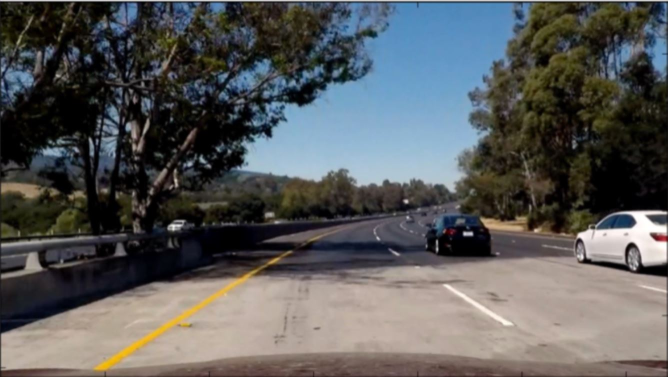
#> input picture P4_AdvancedLaneFinding/bridge_shadow.jpg, 1335 x 753 px (shown at 1/2 size)
$ python lane_detection.py --image bridge_shadow.jpg   (older library calls are emulated)
#> lines starting #> are read from the running program, lines starting #| are printed output that depends on the picture; after the words box and inside, x2 and y2 are one past the last pixel; in counts of white or black regions, pixels touching at a corner belong together
import numpy as np
import cv2
import os
import matplotlib.pyplot as plt
import argparse

parser=argparse.ArgumentParser()
parser.add_argument("-i","--image",help="input image file path")
args=parser.parse_args()

def display(window_name,img,pts=[]):
	copy=img.copy()
	if len(copy.shape)<3:
		copy=np.expand_dims(copy,axis=2)
		copy=np.concatenate([copy,copy,copy],axis=2)
	if len(pts)!=0:
		for p in pts:
			cv2.circle(copy,p,5,(255,0,0),-1)
		for i in range(len(pts)):
			cv2.line(copy,pts[i],pts[(i+1)%len(pts)],(255,255,255),2)
	cv2.imshow(window_name,copy)
	while cv2.waitKey(1) != ord("q"):
		continue
	cv2.destroyAllWindows()

# [6 lines left out: function crop, not called in this run]

def gaussian_smoothing(img,ksize=(3,3)):
	return cv2.GaussianBlur(img,ksize,0)

def transform_view_given_pts(img,src_pts,dst_pts):
	P=cv2.getPerspectiveTransform(np.array(src_pts,dtype=np.float32),np.array(dst_pts,dtype=np.float32))
	return cv2.warpPerspective(img,P,img.shape[0:2][::-1]),P

def transform_view_given_projection(img,projection_matrix):
	return cv2.warpPerspective(img,projection_matrix,img.shape[0:2][::-1]),projection_matrix

def transform_view(img,*args):
	if len(args)==1:
		return transform_view_given_projection(img,args[0])
	if len(args)==2:
		return transform_view_given_pts(img,args[0],args[1])

# [120 lines left out: functions ls_thresholding, gradient_thresholding, lane_thresholding, find_lanes, draw_lanes, not called in this run]

imfile=args.image

src_pts=[(580,460),(205,720),(1110,720),(703,460)]
dst_pts=[(320,0),(320,720),(960,720),(960,0)]

img=cv2.imread(imfile)
#> img is the input picture: shape (753, 1335, 3); mean B, G, R 90.2, 90.2, 89.3
display("image",img,pts=src_pts)
#> after the loop in display, `for p in pts:`: copy: shape (753, 1335, 3); 0.03% of pixels changed, all inside (x1, y1, x2, y2) = (200, 455, 1116, 726)
#> after the loop in display, `for i in range(len(pts)):`:
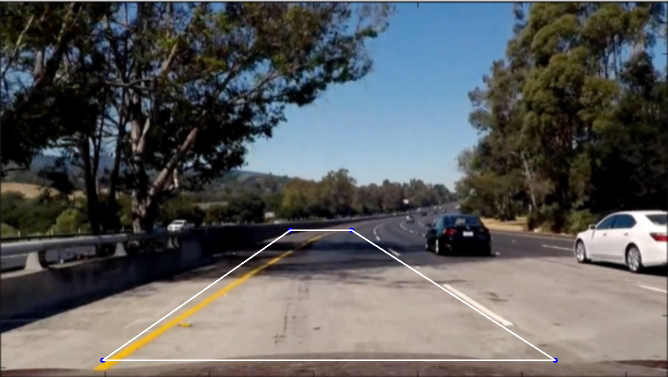
#> copy: shape (753, 1335, 3) (shown at 1/2 size); mean B, G, R 91.1, 91, 90
#> (key q is pressed here)

warped_img,P=transform_view(img,src_pts,dst_pts)
#> in transform_view_given_pts, `P=cv2.getPerspectiveTransform(np.array(src_pts,dtype=np.float32),np.ar..`: P = [[-0.508, -1.5, 951.3], [-4.1e-16, -1.99, 914.6], [-3.22e-19, -0.00239, 1]]
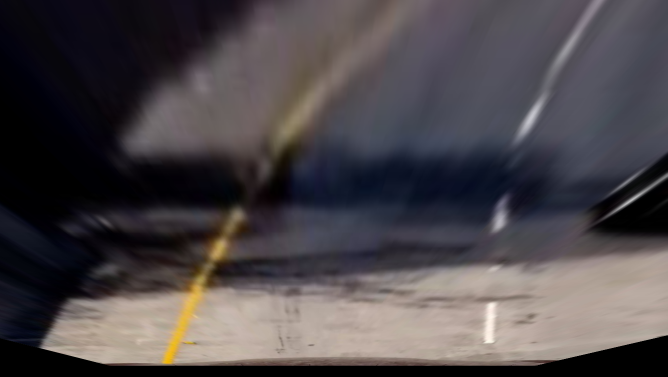
#> warped_img: shape (753, 1335, 3) (shown at 1/2 size); mean B, G, R 73.8, 70.6, 75.9
display("warped image",warped_img,pts=dst_pts)
#> call 2 of display, with window_name = 'warped image'
#> after the loop in display (call 2), `for p in pts:`: copy: shape (753, 1335, 3); 0.03% of pixels changed, all inside (x1, y1, x2, y2) = (315, 0, 966, 726)
#> after the loop in display (call 2), `for i in range(len(pts)):`:
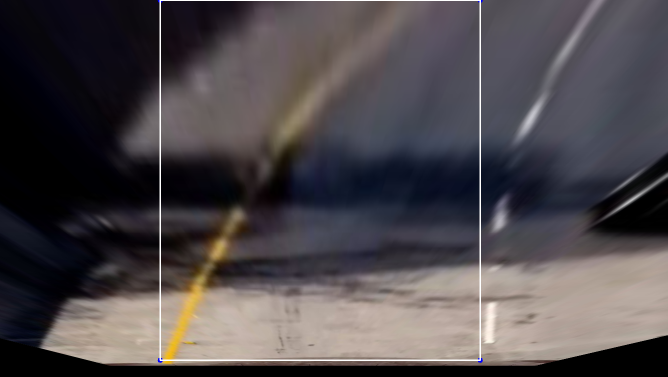
#> copy: shape (753, 1335, 3) (shown at 1/2 size); mean B, G, R 75.1, 71.8, 77.1
#> (key Esc is pressed here)

filtered_img=gaussian_smoothing(warped_img,ksize=(3,3))
display("filtered image",filtered_img)

hls_img=cv2.cvtColor(filtered_img,cv2.COLOR_BGR2HLS)
display("hls image",hls_img)

params={'s_thresh_y':120,'l_thresh_y':40,'l_thresh_w':205,
'orientation_thresh_min':0.0,'orientation_thresh_max':0.5,'magnitude_thresh':80}
lane_mask=lane_thresholding(hls_img,params)
display("lane mask",lane_mask)

left_poly,left_lane_found,right_poly,right_lane_found,lane_mask=find_lanes(lane_mask,debug_mode=True)

draw_lanes(img.copy(),lane_mask,dst_pts,src_pts)
